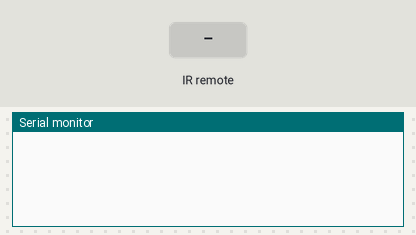
Bench run of a sketch on a simulated Arduino Uno, built with avr-gcc and run on an emulated ATmega328P. On the bench: the last lines printed to the serial monitor. Inputs (shaded band) come from the test bench.

Above: at 1.2 s.
1.3 s: infrared code 0xFFA25D received
At 1.8 s:
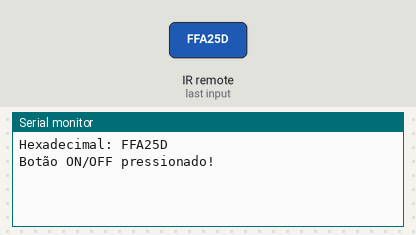
2.8 s: infrared code 0xFFE21D received
At 4.0 s:
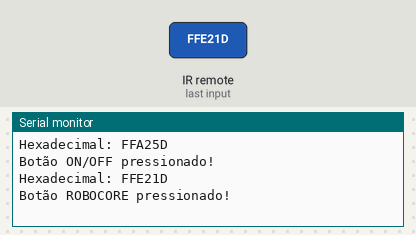
4.3 s: infrared code 0xFF02FD received
At 5.3 s:
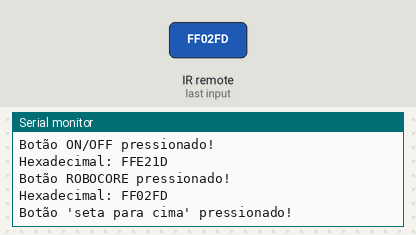
5.8 s: infrared code 0xFFE01F received
At 6.4 s:
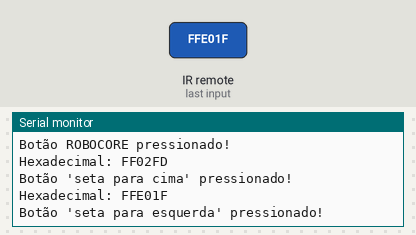
7.3 s: infrared code 0xFF906F received
At 8.5 s:
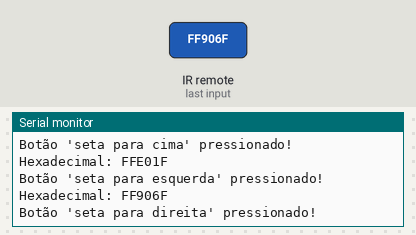
8.8 s: infrared code 0xFF9867 received
At 9.9 s:
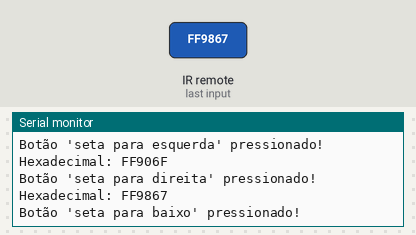

Measured:
- after the input at 1.3 s, the serial monitor: prints a new line at once (image 1)
- after the input at 2.8 s, the serial monitor: prints a new line at once (image 2)
- after the input at 4.3 s, the serial monitor: prints a new line at once (image 3)
- after the input at 5.8 s, the serial monitor: prints a new line at once (image 4)
- after the input at 7.3 s, the serial monitor: prints a new line at once (image 5)
- after the input at 8.8 s, the serial monitor: prints a new line at once (image 6)

The sketch:

controle_remoto_botoes.ino
```cpp
#include "IRremote.h"

const int RECV_PIN = 11;
IRrecv irrecv(RECV_PIN);
decode_results results;

void setup() {
  Serial.begin(9600);
  irrecv.enableIRIn();
}

void loop() {
  if (irrecv.decode(&results)) {
    Serial.print("Hexadecimal: ");
    Serial.println(results.value, HEX);

    switch (results.value) {
      case 0xFFA25D:
        Serial.println("Botão ON/OFF pressionado!");
        break;
      case 0xFFE21D:
        Serial.println("Botão ROBOCORE pressionado!");
        break;
      case 0xFF02FD:
        Serial.println("Botão 'seta para cima' pressionado!");
        break;
      case 0xFFE01F:
        Serial.println("Botão 'seta para esquerda' pressionado!");
        break;
      case 0xFF906F:
        Serial.println("Botão 'seta para direita' pressionado!");
        break;
      case 0xFF9867:
        Serial.println("Botão 'seta para baixo' pressionado!");
        break;
      case 0xFFA857:
        Serial.println("Botão 'OK' pressionado!");
        break;
      case 0xFF30CF:
        Serial.println("Botão A pressionado!");
        break;
      case 0xFF18E7:
        Serial.println("Botão B pressionado!");
        break;
      case 0xFF7A85:
        Serial.println("Botão C pressionado!");
        break;
      case 0xFF10EF:
        Serial.println("Botão D pressionado!");
        break;
      case 0xFF38C7:
        Serial.println("Botão E pressionado!");
        break;
      case 0xFF5AA5:
        Serial.println("Botão F pressionado!");
        break;
      case 0xFF42BD:
        Serial.println("Botão G pressionado!");
        break;
      case 0xFF4AB5:
        Serial.println("Botão H pressionado!");
        break;
      case 0xFF52AD:
        Serial.println("Botão I pressionado!");
        break;
      default:
        Serial.println("Botão não encontrado!");
        break;
    }

    Serial.println("");
    irrecv.resume();
  }
}
```
